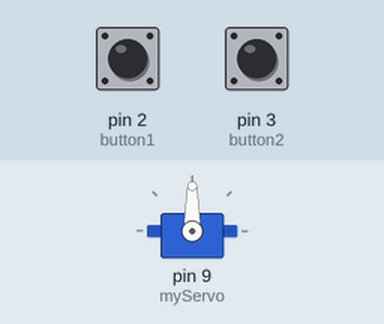
The sketch below on a simulated Arduino Uno, built with avr-gcc and run on an emulated ATmega328P. Shown: servo. The test bench sets the inputs (shaded band); at power-on: pin 2 (button1) HIGH, pin 3 (button2) HIGH.

Above: at 1.2 s.
1.3 s: pin 2 (button1) pulled LOW for 0.15 s
At 1.6 s:
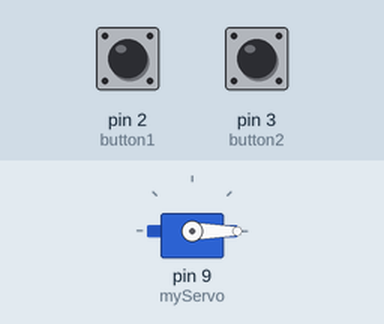
2.9 s: pin 3 (button2) pulled LOW for 0.15 s
At 4.0 s:
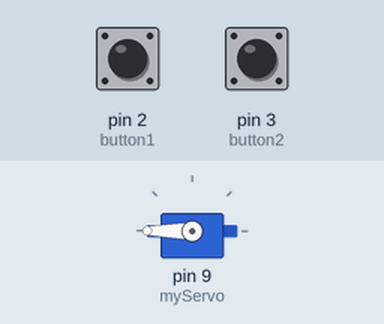
4.5 s: pin 2 (button1) pulled LOW for 1 s
At 5.3 s:
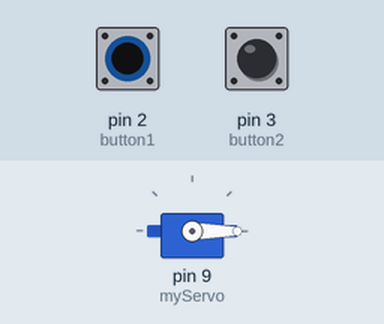
7.0 s: pin 3 (button2) pulled LOW for 1 s
At 8.4 s:
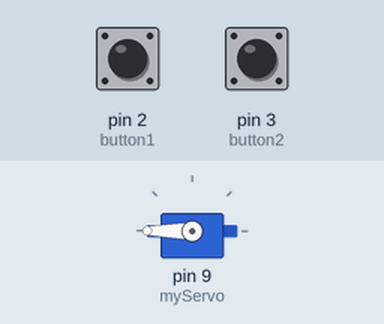
Timing chart, 0 to 10.0 s (numbered marks = the images above; inputs shaded):
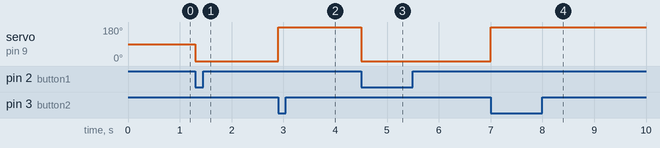

The sketch:

SERVO_BUTTON.ino
```cpp
#include <Servo.h>

Servo myServo;

const int button1 = 2;
const int button2 = 3;

void setup() {
  myServo.attach(9);
  pinMode(button1, INPUT_PULLUP);
  pinMode(button2, INPUT_PULLUP);
}

void loop() {
  if (digitalRead(button1) == LOW) {
    myServo.write(0);
  }
  if (digitalRead(button2) == LOW) {
    myServo.write(180);
  }
}
```

Measured:
- after the input at 1.3 s, servo on pin 9 (myServo): 90° → 0° at once
- after the input at 2.9 s, servo on pin 9 (myServo): 0° → 180° at once
- after the input at 4.5 s, servo on pin 9 (myServo): 180° → 0° at once
- after the input at 7.0 s, servo on pin 9 (myServo): 0° → 180° at once
